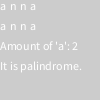
Frame 1 (no input)
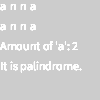
Frame 60 (the mouse pressed at the canvas centre just before this capture)
Frame 120 (the mouse held since frame 60 and released just before this capture): identical to frame 60, image omitted

The Processing sketch that drew these frames (run headless with seeded random() and noise(); from frame 60 on, the mouse is pressed at the canvas centre):

// Processing sketch: assignment
// ── assignment.pde
import java.util.Arrays;

char[] chars;

void setup() {
  size(100,100);
  chars = new char[] {'a','n','n','a'};
}

void draw() {
  showChars(chars,0,10);
  showReverseChars(chars,0,30);
  text("Amount of 'a': "+amount(chars, 'a'),0,50);
  text("It is " + (palindrome(chars) ? "":"not ") + "palindrome.",0,70);
}

void showChars(char[] chars, int x, int y) {
  for (char letter : chars) {
    text(letter,x,y);
    x+=10;
  }
}

void showReverseChars(char[] chars, int x, int y) {
  for (char letter : reverse(chars)) {
    text(letter,x,y);
    x+=10;
  }
}

int amount(char[] chars, char checkChar) {
  int amount = 0;
  for (char letter : chars) {
    if (letter == checkChar) {
      amount++;
    }
  }
  return amount;
}




boolean palindrome(char[] chars) {
  return (Arrays.equals(chars,reverse(chars)));
}
